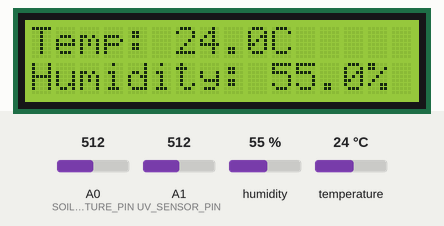
Recording of a sketch running on a simulated Arduino Uno, built with avr-gcc and run on an emulated ATmega328P. Shown: 16×2 character LCD. The test bench sets the inputs (shaded band); at power-on: A0 (SOIL_MOISTURE_PIN) = 512, humidity 55 %, A1 (UV_SENSOR_PIN) = 512, temperature 24 °C. What the sketch prints to the serial monitor is not drawn.

Above: at 4.3 s.
4.4 s: A0 (SOIL_MOISTURE_PIN) set to 716
At 13.6 s:
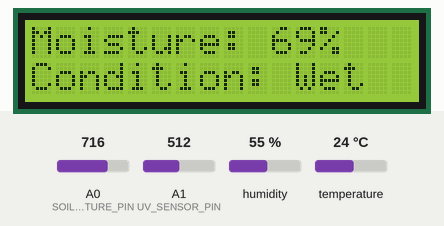
15.9 s: A0 (SOIL_MOISTURE_PIN) set to 637
At 20.4 s:
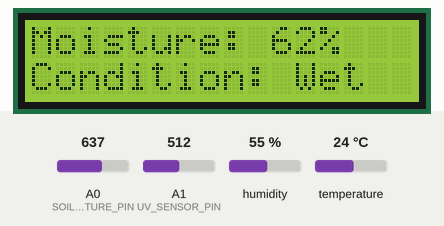
23.0 s: A0 (SOIL_MOISTURE_PIN) set to 613
At 27.3 s:
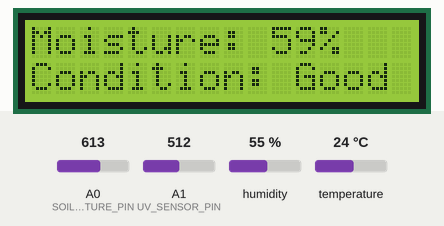
30.2 s: A0 (SOIL_MOISTURE_PIN) set to 336
At 34.3 s:
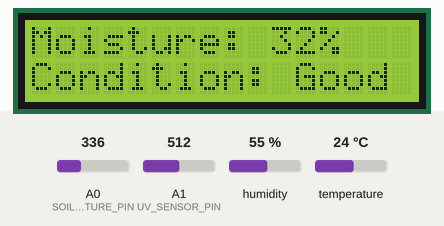
37.4 s: A0 (SOIL_MOISTURE_PIN) set to 305
At 42.4 s:
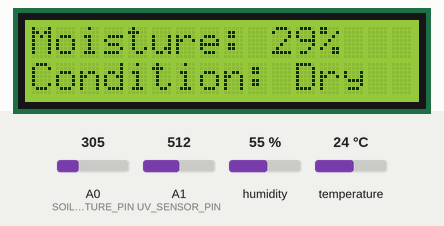
49.7 s: humidity set to 22 %
At 54.6 s:
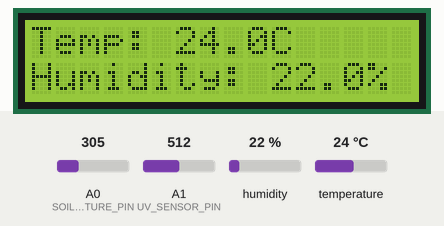
Timing chart, 0 to 56.1 s (numbered marks = the images above; inputs shaded):
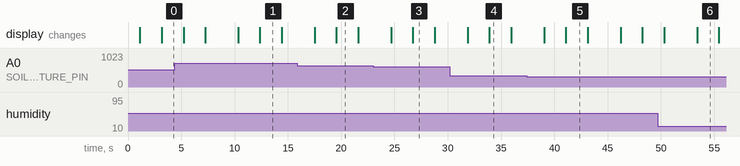

Measured:
- the behaviour switches between 625 and 624 on A0 (SOIL_MOISTURE_PIN) (found by bisection; images 2 and 3)
- the behaviour switches between 318 and 317 on A0 (SOIL_MOISTURE_PIN) (found by bisection; images 4 and 5)
- after the input at 4.4 s, the display: first differs from a run without the input after 8.0 s (image 1)
- after the input at 23.0 s, the display: first differs from a run without the input after 3.7 s (image 3)
- after the input at 37.4 s, the display: first differs from a run without the input after 3.7 s (image 5)
- what the display in image 1 shows lasts 2.0 s, from 12.4 s to 14.4 s

The sketch:

GreenHouse.ino
```cpp
#include <Wire.h>
#include <LiquidCrystal_I2C.h>  // Include the I2C LCD library
#include <DHT.h>                // Include the DHT library

// DHT11 Sensor setup
#define DHTPIN 2         // Pin where DHT11 is connected
#define DHTTYPE DHT11    // Define the sensor type
DHT dht(DHTPIN, DHTTYPE);

// Capacitive Soil Moisture Sensor setup
#define SOIL_MOISTURE_PIN A0 // Analog pin for soil moisture sensor

// UV Sensor (GUVA-S12SD) setup
#define UV_SENSOR_PIN A1      // Analog pin for UV sensor (GUVA-S12SD)

// Initialize the LCD, I2C address 0x27 might vary based on your display
LiquidCrystal_I2C lcd(0x27, 16, 2);

// Function to determine soil condition based on moisture percentage
String getSoilCondition(int moisturePercent) {
  if (moisturePercent <= 30) {
    return "Dry";
  } else if (moisturePercent <= 60) {
    return "Good";
  } else {
    return "Wet";
  }
}

void setup() {
  // Initialize the DHT11 sensor
  dht.begin();

  // Initialize the LCD and turn on the backlight
  lcd.begin(16,2);
  lcd.backlight();

  // Show welcome message
  lcd.setCursor(0, 0);           // Set cursor to first row, first column
  lcd.print("   Welcome to ");   // Display "Welcome to"
  lcd.setCursor(0, 1);           // Set cursor to second row, first column
  lcd.print("    SynapseX ");    // Display "SynapseX Sys"
  delay(1000);                   // Delay for 1 second
  lcd.clear();                   // Clear the screen

  lcd.setCursor(0, 0);           // Set cursor to first row
  lcd.print("   Monitoring");    // Display "Monitoring"
  lcd.setCursor(0, 1);           // Set cursor to second row
  lcd.print("     System");      // Display "System"
  delay(2000);                   // Delay for 2 seconds
  lcd.clear();                   // Clear the screen again after the welcome message

  // Start Serial for debugging
  Serial.begin(9600);
  Serial.println("Setup Complete");
}

void loop() {
  Serial.println("Reading Sensors...");

  // Read DHT11 data
  float humidity = dht.readHumidity();
  float temperature = dht.readTemperature();

  // Read soil moisture sensor
  int soilMoistureValue = analogRead(SOIL_MOISTURE_PIN);
  int soilMoisturePercent = map(soilMoistureValue, 0, 1023, 0, 100); // Convert to percentage

  // Determine soil condition
  String soilCondition = getSoilCondition(soilMoisturePercent);

  // Read UV sensor (GUVA-S12SD)
  int uvRaw = analogRead(UV_SENSOR_PIN);
  float uvVoltage = (uvRaw / 1023.0) * 5.0;  // Assuming 5V reference, calculate voltage
  float uvIntensity = uvVoltage * 307;       // UV intensity in mW/m² (based on sensor datasheet)

  // Display temperature and humidity on the LCD
  lcd.clear();
  lcd.setCursor(0, 0);
  lcd.print("Temp: ");
  lcd.print(temperature, 1); // Display one decimal place
  lcd.print("C ");

  lcd.setCursor(0, 1);
  lcd.print("Humidity: ");
  lcd.print(humidity, 1); // Display one decimal place
  lcd.print("%");
  delay(2000); // Display the data for 2 seconds

  // Display soil moisture and condition on the LCD
  lcd.clear();
  lcd.setCursor(0, 0);
  lcd.print("Moisture: ");
  lcd.print(soilMoisturePercent);
  lcd.print("% ");

  lcd.setCursor(0, 1);
  lcd.print("Condition: ");
  lcd.print(soilCondition);
  lcd.print("   "); // Extra spaces to clear any residual characters
  delay(2000); // Display the soil moisture and condition for 2 seconds

  // Display UV intensity on the LCD
  lcd.clear();
  lcd.setCursor(0, 0);
  lcd.print("UV Int: ");
  lcd.print(uvIntensity,1); // Display one decimal place
  lcd.setCursor(0, 1);
  lcd.print("mW/m^2");

  // Optionally, display additional information or clear the line
  lcd.setCursor(0, 1);
  lcd.print("               "); // Clear second line
  delay(2000); // Display the UV intensity for 2 seconds

  // Print data to the Serial Monitor for debugging
  Serial.print("Temperature: ");
  Serial.print(temperature);
  Serial.println(" C");

  Serial.print("Humidity: ");
  Serial.print(humidity);
  Serial.println(" %");

  Serial.print("Soil Moisture: ");
  Serial.print(soilMoisturePercent);
  Serial.println(" %");

  Serial.print("Soil Condition: ");
  Serial.println(soilCondition);

  Serial.print("UV Intensity: ");
  Serial.print(uvIntensity);
  Serial.println(" mW/m²");

  delay(1000); // Short delay before the next loop iteration
}
```
